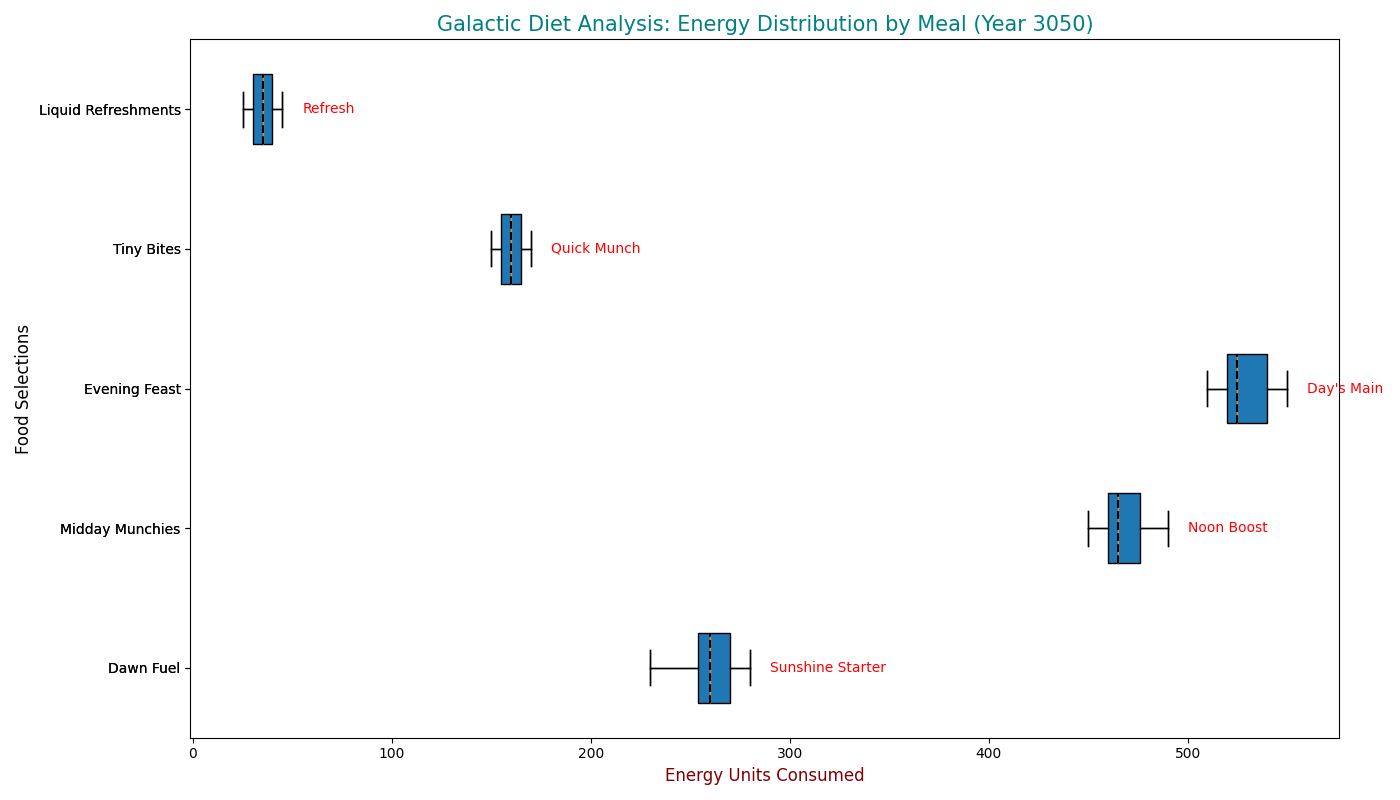

This chart was generated by the following Python code:
import matplotlib.pyplot as plt

meal_types = ['Dawn Fuel', 'Midday Munchies', 'Evening Feast', 'Tiny Bites', 'Liquid Refreshments']
calorie_intake = [
    [230, 250, 245, 270, 260, 255, 240, 255, 250, 265, 270, 275, 280, 260, 245, 250, 230, 255, 260, 250, 265, 270, 270, 255, 250, 275, 260, 265, 250, 255, 260, 270, 270, 275, 280, 260, 255, 270, 265, 250, 255, 270, 270, 275, 250, 255, 270, 265, 275, 280, 255, 260],
    [460, 470, 450, 480, 490, 475, 465, 460, 450, 480, 490, 475, 465, 460, 450, 490, 480, 475, 460, 450, 460, 475, 480, 465, 460, 475, 480, 490, 450, 460, 475, 460, 475, 450, 480, 465, 475, 480, 460, 450, 460, 480, 470, 465, 455, 470, 450, 480, 455, 465, 470, 460],
    [520, 530, 510, 540, 550, 525, 515, 520, 510, 540, 550, 525, 515, 520, 510, 550, 540, 525, 520, 510, 520, 535, 540, 525, 520, 535, 540, 550, 510, 520, 535, 520, 535, 510, 545, 525, 540, 535, 520, 510, 520, 540, 530, 525, 515, 540, 510, 540, 515, 525, 530, 520],
    [150, 160, 155, 170, 165, 160, 155, 160, 155, 165, 170, 165, 160, 155, 150, 165, 170, 155, 150, 160, 155, 165, 170, 155, 150, 165, 160, 165, 155, 150, 165, 155, 165, 150, 170, 155, 165, 160, 155, 150, 160, 170, 165, 155, 150, 170, 155, 165, 150, 155, 160, 150],
    [30, 35, 25, 40, 45, 35, 30, 32, 28, 42, 40, 35, 32, 30, 25, 40, 45, 35, 32, 28, 32, 35, 40, 35, 30, 35, 45, 40, 32, 30, 35, 32, 35, 25, 40, 35, 38, 40, 32, 30, 35, 40, 35, 32, 30, 40, 25, 40, 35, 32, 30, 28]
]

fig, ax = plt.subplots(figsize=(14, 8))

boxplot = ax.boxplot(calorie_intake, vert=False, patch_artist=True, labels=meal_types)

colors = ['#5F9EA0', '#FFD700', '#008080', '#8A2BE2', '#FF4500']
for patch, color in zip(boxplot['boxes'], colors):
    patch.set_facecolor(color)

medianprops = dict(linestyle='--', linewidth=1.5, color='black')
ax.boxplot(calorie_intake, vert=False, patch_artist=True, labels=meal_types, 
           medianprops=medianprops)

plt.title('Galactic Diet Analysis: Energy Distribution by Meal (Year 3050)', fontsize=15, color='teal')
plt.ylabel('Food Selections', fontsize=12)
plt.xlabel('Energy Units Consumed', fontsize=12, color='maroon')

ax.xaxis.grid(False)

annotations = ["Sunshine Starter", "Noon Boost", "Day's Main", "Quick Munch", "Refresh"]
for i, annotation in enumerate(annotations):
    ax.text(max(calorie_intake[i]) + 10, i + 1, annotation, ha='left', va='center', fontsize=10, color='red')

for box in boxplot['boxes']:
    box.set(linewidth=0)

plt.tight_layout()
plt.show()
